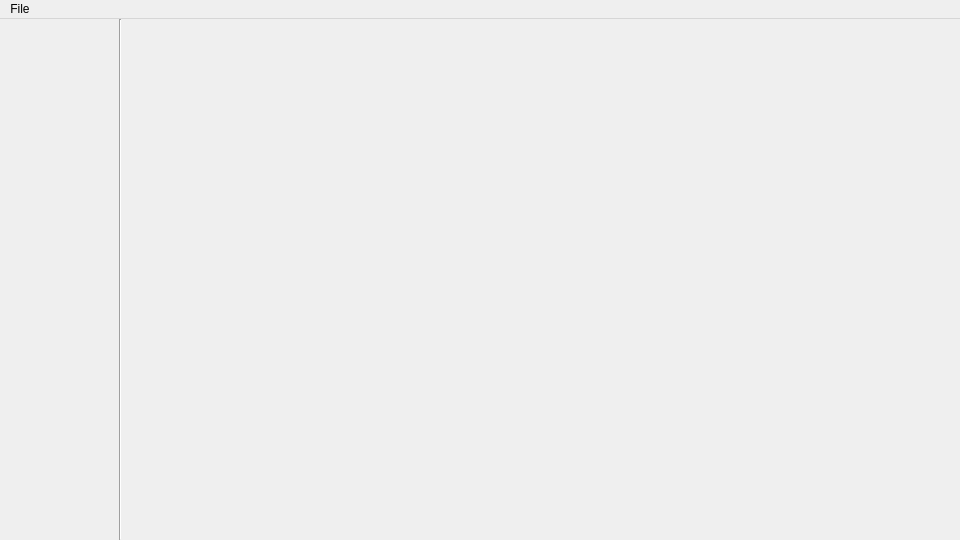
<?xml version="1.0" encoding="UTF-8"?>
<ui version="4.0">
 <class>MainWindow</class>
 <widget class="QMainWindow" name="MainWindow">
  <property name="geometry">
   <rect>
    <x>0</x>
    <y>0</y>
    <width>960</width>
    <height>540</height>
   </rect>
  </property>
  <property name="windowTitle">
   <string>Lab 5 - Terrain</string>
  </property>
  <widget class="QWidget" name="centralWidget">
   <widget class="QWidget" name="menu_widget" native="true">
    <property name="geometry">
     <rect>
      <x>0</x>
      <y>0</y>
      <width>120</width>
      <height>521</height>
     </rect>
    </property>
   </widget>
   <widget class="Line" name="line">
    <property name="geometry">
     <rect>
      <x>110</x>
      <y>0</y>
      <width>20</width>
      <height>521</height>
     </rect>
    </property>
    <property name="orientation">
     <enum>Qt::Vertical</enum>
    </property>
   </widget>
   <widget class="QWidget" name="canvas_widget" native="true">
    <property name="geometry">
     <rect>
      <x>119</x>
      <y>-1</y>
      <width>841</width>
      <height>521</height>
     </rect>
    </property>
   </widget>
  </widget>
  <widget class="QMenuBar" name="menuBar">
   <property name="geometry">
    <rect>
     <x>0</x>
     <y>0</y>
     <width>960</width>
     <height>22</height>
    </rect>
   </property>
   <widget class="QMenu" name="menuFile">
    <property name="title">
     <string>File</string>
    </property>
   </widget>
   <addaction name="menuFile"/>
  </widget>
  <action name="actionQuit">
   <property name="text">
    <string>Quit</string>
   </property>
   <property name="shortcut">
    <string>Ctrl+Q</string>
   </property>
  </action>
  <action name="actionNew">
   <property name="text">
    <string>New</string>
   </property>
  </action>
  <action name="actionOpen">
   <property name="text">
    <string>Open</string>
   </property>
  </action>
  <action name="actionSave">
   <property name="text">
    <string>Save</string>
   </property>
  </action>
 </widget>
 <layoutdefault spacing="6" margin="11"/>
 <resources/>
 <connections>
  <connection>
   <sender>actionQuit</sender>
   <signal>triggered()</signal>
   <receiver>MainWindow</receiver>
   <slot>close()</slot>
   <hints>
    <hint type="sourcelabel">
     <x>-1</x>
     <y>-1</y>
    </hint>
    <hint type="destinationlabel">
     <x>299</x>
     <y>199</y>
    </hint>
   </hints>
  </connection>
 </connections>
</ui>
